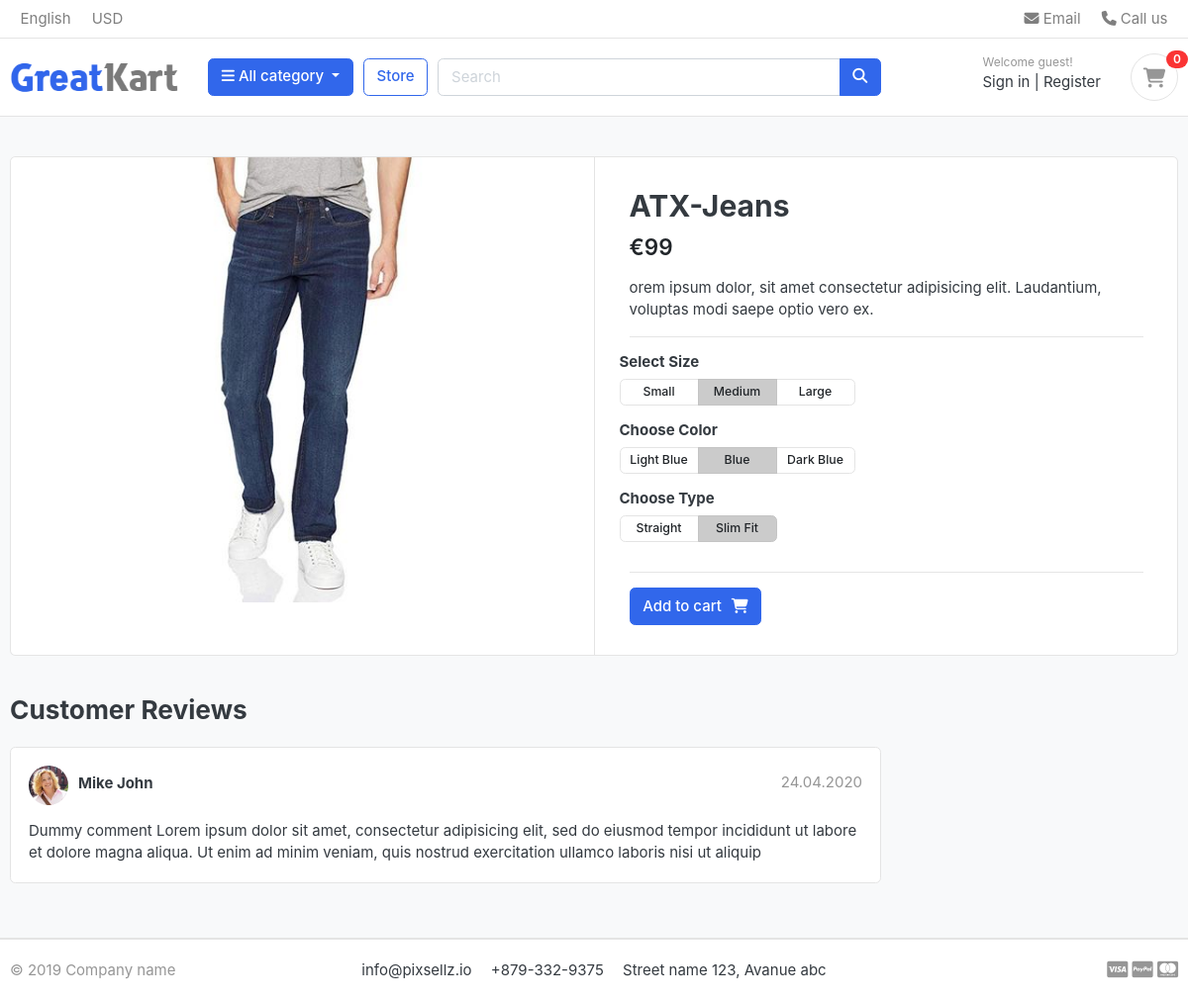
The page /products/category/jeans/atx-jeans on the database its author committed.
### products/models.py (models this page shows, shortened)
class Product(models.Model):
    product_name = models.CharField(max_length=200, unique=True)
    slug = models.SlugField(max_length=200, unique=True)
    description = models.CharField(max_length=500, blank=True)
    price = models.IntegerField()
    old_price = models.IntegerField()
    image = models.ImageField(upload_to='photos/products')
    stock = models.IntegerField()
    is_available = models.BooleanField(default=True)
    category = models.ForeignKey(Category, on_delete=models.CASCADE)
    created_date = models.DateTimeField(auto_now_add=True)
    modified_date = models.DateTimeField(auto_now=True)

class Variation(models.Model):
    product = models.ForeignKey(Product, on_delete=models.CASCADE)
    variation_category = models.CharField(
        max_length=100,
        choices=variation_category_choice)
    variation_value = models.CharField(max_length=100)
    is_active = models.BooleanField(default=True)
    created_date = models.DateTimeField(auto_now=True)
    objects = VariationManager()

### products/views.py (the view)
def product_detail(request, category_slug, product_slug):
    try:
        single_product = Product.objects.get(
            category__slug=category_slug, slug=product_slug)
        in_cart = CartItem.objects.filter(
            cart__cart_id=_cart_id(request), product=single_product).exists()
    except Exception as e:
        raise e
    context = {
        'single_product': single_product,
        'in_cart': in_cart,
    }
    return render(request, 'products/product_detail.html', context)

### cart/context_processors.py (called while the page is built)
def products_cart_counter(request):
    cart_count = 0
    if 'admin' in request.path:
        return {}
    else:
        try:
            cart = Cart.objects.filter(cart_id=_cart_id(request))
            cart_items = CartItem.objects.all().filter(cart=cart[:1])
            for cart_item in cart_items:
                cart_count += cart_item.quantity
        except Cart.DoesNotExist:
            cart_count = 0
    return dict(cart_count=cart_count)

### cart/views.py (called while the page is built)
def _cart_id(request):
    cart = request.session.session_key
    if not cart:
        cart = request.session.create()
    return cart

### category/context_processors.py (called while the page is built)
def menu_links(request):
    links = Category.objects.all()
    return dict(links=links)

### category/models.py (called while the page is built)
    def get_url(self):
        return reverse('products_by_category', args=[self.slug])

### products/models.py (called while the page is built)
    def colors(self):
        return super(VariationManager, self).filter(
            variation_category='color', is_active=True)

    def sizes(self):
        return super(VariationManager, self).filter(
            variation_category='size', is_active=True)

    def types(self):
        return super(VariationManager, self).filter(
            variation_category='type', is_active=True)

### templates/products/product_detail.html (shortened to what this page needs)
{% extends 'base.html' %}
{% load static %}
{% block content %}
<section class="section-content padding-y bg">
    <div class="container">
    <div class="card">
        <div class="row no-gutters">
            <aside class="col-md-6">
    <article class="gallery-wrap">
        <div class="img-big-wrap">
           <a href="#"><img src="{{ single_product.image.url }}"></a>
        </div>
    </article>
            </aside>
            <main class="col-md-6 border-left">
      <form action="{% url 'add_cart' single_product.id %}" method="POST">
    <article class="content-body">
    <h2 class="title">{{ single_product.product_name}}</h2>
    <div class="mb-3">
        {% if single_product.old_price %}
        <span class="price text-success h4"><strong>€{{ single_product.price }}</strong></span>
        <del class="price-old text-danger">€{{ single_product.old_price}}</del>
        {% else %}
        <var class="price h4">€{{ single_product.price }}</var>
        {% endif %}
    </div>
    <p>{{ single_product.description }}</p>
    <hr>
    <div class="row">
        <div class="item-option-select">
            <h6>Select Size</h6>
            <div class="btn-group btn-group-sm btn-group-toggle" data-toggle="buttons">
              {% for i in single_product.variation_set.sizes %}
              <label class="btn btn-light {% if forloop.counter == 2 %} active {% endif %}">
                <input required type="radio" name="{{i.variation_category | lower }}" value="{{ i.variation_value | lower }}">{{ i.variation_value | capfirst }}
              </label>
              {% endfor %}
            </div>
        </div>
    </div>
        <div class="row">
            <div class="item-option-select">
              <h6>Choose Color</h6>
              <div class="btn-group btn-group-sm btn-group-toggle" data-toggle="buttons">
                {% for i in single_product.variation_set.colors %}
                <label class="btn btn-light {% if forloop.counter == 2 %} active {% endif %}">
                  <input required type="radio" name="{{i.variation_category | lower }}" value="{{ i.variation_value | lower }}">{{ i.variation_value | capfirst }}
                </label>
                {% endfor %}
              </div>
            </div>
        </div>
        <div class="row">
            <div class="item-option-select">
              <h6>Choose Type</h6>
              <div class="btn-group btn-group-sm btn-group-toggle" data-toggle="buttons">
                {% for i in single_product.variation_set.types %}
                <label class="btn btn-light {% if forloop.counter == 2 %} active {% endif %}">
                  <input required type="radio" name="{{i.variation_category | lower }}" value="{{ i.variation_value | lower }}">{{ i.variation_value | capfirst }}
                </label>
                {% endfor %}
              </div>
            </div>
        </div>
        <hr>
        {% if single_product.stock <= 0 %}
        <h5 class="text-danger">Out of Stock</h5>
        {% else %}
        {% if in_cart %}
        <div class="row">
            <div class="col-md-4">
                <button class="btn btn-success"><span class="text">Added to Cart</span><i class="fas fa-check"></i></button">
            </div>
            <div class="col-md-4">
                <a href="/cart" class="btn  btn-outline-primary"> <span class="text">See Cart</span><i class="fas fa-eye"></i></a>
            </div>
        </div>
            {% else %}
            <button class="btn  btn-primary"><span class="text">Add to cart</span><i class="fas fa-shopping-cart"></i></button>
            {% endif %}
            {% endif %}
        </article>
    </form>
            </main>
        </div>
    </div>
    <br>
    <div class="row">
                <div class="col-md-9">
        <header class="section-heading">
            <h3>Customer Reviews </h3>
        </header>
        <article class="box mb-3">
            <div class="icontext w-100">
                <img src="./images/avatars/avatar1.jpg" class="img-xs icon rounded-circle">
                <div class="text">
                    <span class="date text-muted float-md-right">24.04.2020 </span>
                    <h6 class="mb-1">Mike John </h6>
                </div>
            </div>
            <div class="mt-3">
                <p>
                    Dummy comment Lorem ipsum dolor sit amet, consectetur adipisicing elit, sed do eiusmod
                    tempor incididunt ut labore et dolore magna aliqua. Ut enim ad minim veniam,
                    quis nostrud exercitation ullamco laboris nisi ut aliquip
                </p>
            </div>
        </article>
        </div>
    </div>
    </div>
    </section>
    {% endblock %}

### static/css/ui.css (style rules this page uses)
html { font-family: "Inter", sans-serif; font-size: 15px; }
.content-body { flex: 1 1 auto; padding: 2rem 2.3rem; }
.img-xs, .img-sm, .img-md, .img-lg { -o-object-fit: cover; object-fit: cover; flex-shrink: 0; flex-grow: 0; }
.img-xs { width: 40px; height: 40px; }
.padding-y { padding-top: 40px; padding-bottom: 40px; }
var { font-style: normal; }
article:after, .form-group:after { display: block; clear: both; content: ""; }
.bg { background-color: #f8f9fa; }
.section-heading { margin-bottom: 20px; margin-top: 15px; }
p:last-child { margin-bottom: 0; }
.btn-light { background-color: #fff; border-color: #e4e4e4; }
.btn .text + i { margin-left: 10px; }
.icontext { display: inline-flex; align-items: center; vertical-align: middle; }
.icontext .text { width: 100%; line-height: 1.2; }
.icontext .icon { position: relative; margin-right: 10px; flex-shrink: 0; flex-grow: 0; }
.price { font-weight: 600; color: #212529; }
.box { padding: 18px; background: #fff; border-radius: 0.37rem; border: 1px solid #e4e4e4; }
.box img { max-width: 100%; }
.gallery-wrap .img-big-wrap { margin-bottom: 10px; border-radius: 0.37rem; overflow: hidden; background-color: #fff; }
.gallery-wrap .img-big-wrap a { text-align: center; display: block; }
.gallery-wrap .img-big-wrap img { height: 450px; width: auto; display: inline-block; }
.item-option-select { margin-bottom: 1rem; display: inline-block; margin-right: 15px; }
.item-option-select .btn { min-width: 80px; }

### rows shown on the page
Product: image (picture), product_name "ATX-Jeans", price "99", description "orem ipsum dolor, sit amet consectetur adipisicing elit. Laudantium, voluptas modi saepe optio vero ex."
Variation: variation_value "Small"
Variation: variation_value "Medium"
Variation: variation_value "Large"
Variation: variation_value "Light Blue"
Variation: variation_value "Blue"
Variation: variation_value "Dark Blue"
Variation: variation_value "Straight"
Variation: variation_value "Slim Fit"

### other values the page prints
{{ cart_count }} "0"
